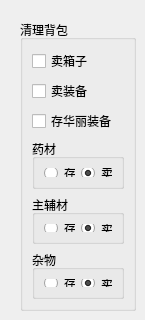
            <widget class="QWidget" name="tab_5">
             <attribute name="title">
              <string>单人相关</string>
             </attribute>
             <widget class="QGroupBox" name="groupBox_9">
              <property name="geometry">
               <rect>
                <x>20</x>
                <y>20</y>
                <width>116</width>
                <height>291</height>
               </rect>
              </property>
              <property name="title">
               <string>清理背包</string>
              </property>
              <layout class="QVBoxLayout" name="verticalLayout_9">
               <item>
                <widget class="QCheckBox" name="checkBox_4">
                 <property name="text">
                  <string>卖箱子</string>
                 </property>
                </widget>
               </item>
               <item>
                <widget class="QCheckBox" name="checkBox_7">
                 <property name="text">
                  <string>卖装备</string>
                 </property>
                </widget>
               </item>
               <item>
                <widget class="QCheckBox" name="checkBox_8">
                 <property name="text">
                  <string>存华丽装备</string>
                 </property>
                </widget>
               </item>
               <item>
                <widget class="QGroupBox" name="groupBox_10">
                 <property name="title">
                  <string>药材</string>
                 </property>
                 <layout class="QHBoxLayout" name="horizontalLayout_7">
                  <item>
                   <widget class="QRadioButton" name="radioButton_11">
                    <property name="text">
                     <string>存</string>
                    </property>
                   </widget>
                  </item>
                  <item>
                   <widget class="QRadioButton" name="radioButton_12">
                    <property name="text">
                     <string>卖</string>
                    </property>
                    <property name="checked">
                     <bool>true</bool>
                    </property>
                   </widget>
                  </item>
                 </layout>
                </widget>
               </item>
               <item>
                <widget class="QGroupBox" name="groupBox_11">
                 <property name="title">
                  <string>主辅材</string>
                 </property>
                 <layout class="QHBoxLayout" name="horizontalLayout_8">
                  <item>
                   <widget class="QRadioButton" name="radioButton_13">
                    <property name="text">
                     <string>存</string>
                    </property>
                   </widget>
                  </item>
                  <item>
                   <widget class="QRadioButton" name="radioButton_14">
                    <property name="text">
                     <string>卖</string>
                    </property>
                    <property name="checked">
                     <bool>true</bool>
                    </property>
                   </widget>
                  </item>
                 </layout>
                </widget>
               </item>
               <item>
                <widget class="QGroupBox" name="groupBox_12">
                 <property name="title">
                  <string>杂物</string>
                 </property>
                 <layout class="QHBoxLayout" name="horizontalLayout_9">
                  <item>
                   <widget class="QRadioButton" name="radioButton_15">
                    <property name="text">
                     <string>存</string>
                    </property>
                   </widget>
                  </item>
                  <item>
                   <widget class="QRadioButton" name="radioButton_16">
                    <property name="text">
                     <string>卖</string>
                    </property>
                    <property name="checked">
                     <bool>true</bool>
                    </property>
                   </widget>
                  </item>
                 </layout>
                </widget>
               </item>
              </layout>
             </widget>
            </widget>
